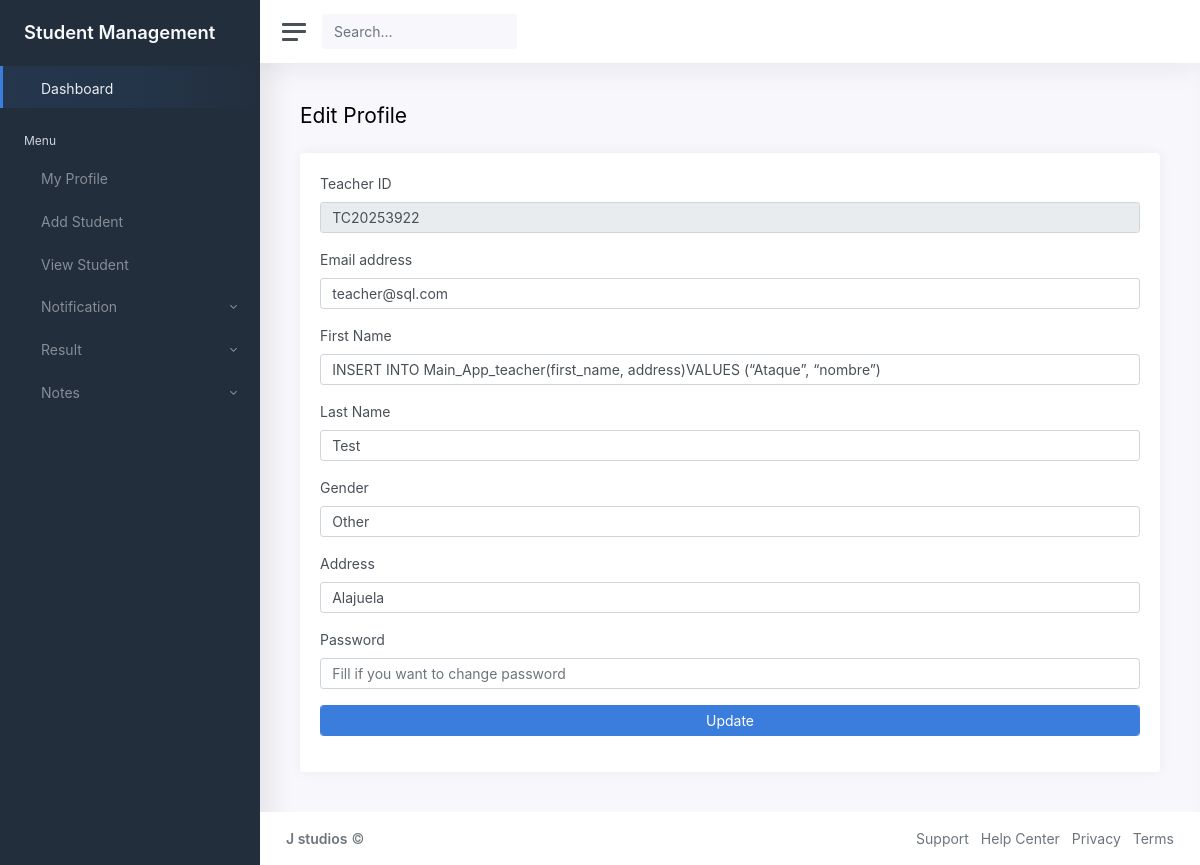
/teacherprofile/ (signed in), run on the app's committed database.
### Main_App/models.py (models this page shows)
class MyUser(AbstractUser):
    user_types = ((1,'Admin'),(2,'Teacher'),(3,'Student'))
    user_type = models.CharField(default=1,choices=user_types,max_length=10)

class Teacher(models.Model):
    gender_choices = (('Male','Male'),('Female','Female'),('Other','Other'))
    id = models.AutoField(primary_key=True)
    admin = models.OneToOneField(MyUser,on_delete=models.CASCADE)
    gender = models.CharField(max_length=15,choices=gender_choices,default='Other')
    address = models.TextField()
    created_at = models.DateTimeField(auto_now_add=True)
    updated_at = models.DateTimeField(auto_now=True)
    objects = models.Manager()

### Main_App/restrictions.py (the view)
    def wrapper(request,*args,**kwargs):
        try:
            user = MyUser.objects.get(id=request.user.id)
            if user.user_type == '2':
                return func(request,*args,**kwargs)
            else:
                return HttpResponse("<h3>You are not authorised to view this page</h3>")
        except:
            return HttpResponse("<h3>You are not authorised to view this page.</h3>")

### Main_App/restrictions.py (called while the page is built)
def is_authenticated(func):
    def wrapper(request,*args,**kwargs):
        if request.user.is_authenticated:
            return func(request,*args,**kwargs)
        else:
            return redirect('/loginpage')
    return wrapper

def is_teacher(func):
    def wrapper(request,*args,**kwargs):
        try:
            user = MyUser.objects.get(id=request.user.id)
            if user.user_type == '2':
                return func(request,*args,**kwargs)
            else:
                return HttpResponse("<h3>You are not authorised to view this page</h3>")
        except:
            return HttpResponse("<h3>You are not authorised to view this page.</h3>")
    return wrapper

### Main_App/v_teacher.py (called while the page is built)
@is_authenticated
@is_teacher
def t_profile(request):
    return render(request,'teacher/t_profile.html')

### Main_App/templates/teacher/t_profile.html (shortened to what this page needs)
{% extends 'teacher/t_base.html' %}
{% block content %}
<main class="content">
				<div class="container-fluid p-0">
					<div class="row mb-2 mb-xl-3">
							<div class="col-auto">
								<h3> Edit Profile </h3>
							</div>
					</div>
					<div class="row">
						<div class="col-md-12">
							<div class="card">
								<div class="card-body">
									<form action="/t_saveprofile" method="POST">
										<div class="mb-3">
											<label class="form-label">Teacher ID</label>
											<input type="text" class="form-control" name="username" value="{{user.username}}" disabled="disabled">
										</div>
										<div class="mb-3">
											<label class="form-label">Email address</label>
											<input type="email" class="form-control" placeholder="Email" name="email" value="{{user.email}}">
										</div>
										<div class="mb-3">
											<label class="form-label">First Name</label>
											<input type="text" class="form-control" placeholder="First Name" name="firstname" value="{{user.first_name}}">
										</div>
										<div class="mb-3">
											<label class="form-label">Last Name</label>
											<input type="text" class="form-control" placeholder="Last Name" name="lastname" value="{{user.last_name}}">
										</div>
										<div class="mb-3">
											<label class="form-label" for="gender">Gender</label>
												<select id="gender" class="form-control" name="gender">
													<option value="{{user.teacher.gender}}" hidden selected>{{user.teacher.gender}}</option>
												</select>
										</div>
										<div class="mb-3">
											<label class="form-label">Address</label>
											<input type="text" class="form-control" placeholder="Address" name="address" value="{{user.teacher.address}}">
										</div>
										<div class="mb-3">
											<label class="form-label">Password</label>
											<input type="text" class="form-control" placeholder="Fill if you want to change password" name="password" >
										</div>
										<div class="mb-3">
										<button type="submit" class="form-control btn btn-primary">Update</button>
										</div>
									</form>
								</div>
							</div>
						</div>
			</main>
{% endblock %}

### data on the page
MyUser: username "TC20253922", email "teacher@sql.com", firstname "INSERT INTO Main_App_teacher(first_name, address)VALUES (“Ataque”, “nombre”)", lastname "Test", gender "Other", address "Alajuela"
